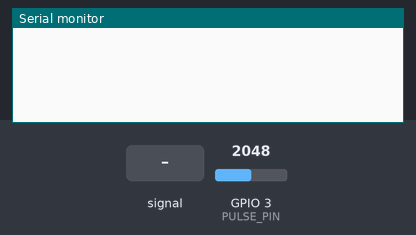
This program was run on a simulated ESP32-C3. Shown: the last lines printed to the serial monitor. The test bench sets the inputs (shaded band); at power-on: GPIO 3 (PULSE_PIN) = 2048.

Above: at 1.2 s.
1.3 s: GPIO 3 (PULSE_PIN) fed a 200 Hz sine of ±1023 counts around its level
At 2.5 s:
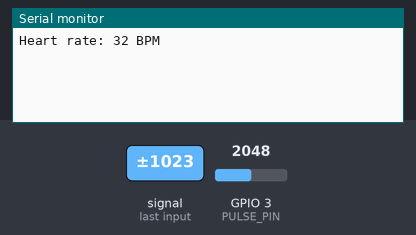
4.1 s: GPIO 3 (PULSE_PIN) set to 2540
At 4.6 s:
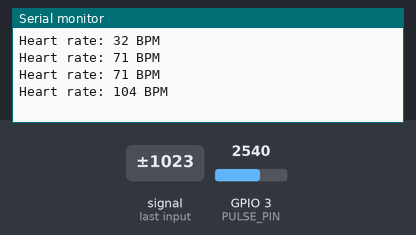
5.6 s: GPIO 3 (PULSE_PIN) fed a 200 Hz sine of ±327 counts around its level
At 6.7 s:
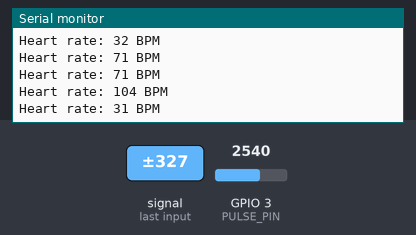
Timing chart, 0 to 8.6 s (numbered marks = the images above; inputs shaded):
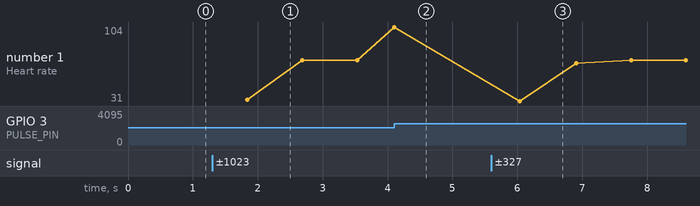

Measured:
- after the input at 1.3 s, the serial monitor: prints a new line after 0.54 s (image 1)
- after the input at 4.1 s, the serial monitor: prints a new line at once (image 2)
- after the input at 5.6 s, the serial monitor: prints a new line after 0.43 s (image 3)
- plotted number 1: 71 → 104 after the input at 4.1 s, 104 → 68 after the input at 5.6 s

The program:

main.cpp
```cpp
#include <Arduino.h>

#define PULSE_PIN 3            // ADC pin connected to Pulse Sensor (GPIO 4)
#define SAMPLING_RATE_MS 10    // Sampling interval in milliseconds
#define THRESHOLD 2500          // Threshold value to detect a peak (adjust as needed)

unsigned long lastBeatTime = 0; // Time of the last beat detected
int bpm = 0;                    // Beats per minute
bool isPeakDetected = false;

void setup() {
    Serial.begin(115200);  // Start serial communication at 115200 baud rate
    pinMode(PULSE_PIN, INPUT);  // Set the pulse pin as input
}

void loop() {
    static int signal;
    static unsigned long currentTime;
    static unsigned long lastSampleTime = 0;

    // Sampling at defined intervals
    currentTime = millis();
    if (currentTime - lastSampleTime >= SAMPLING_RATE_MS) {
        lastSampleTime = currentTime;

        // Read the analog value from the pulse sensor
        signal = analogRead(PULSE_PIN);


        // Print the current sensor value
        //Serial.print("Sensor Value: ");
        //Serial.println(signal);

        // Detect a beat
        if (signal > THRESHOLD && !isPeakDetected) {
            isPeakDetected = true;  // Mark that a peak has been detected

            // Calculate the time between beats (in ms)
            unsigned long timeBetweenBeats = currentTime - lastBeatTime;
            lastBeatTime = currentTime;

            // Calculate BPM: 60000 ms in a minute
            bpm = 60000 / timeBetweenBeats;

            Serial.print("Heart rate: ");
            Serial.print(bpm);
            Serial.println(" BPM");
        }

        // If signal drops below the threshold, reset peak detection
        if (signal < THRESHOLD) {
            isPeakDetected = false;
        }
    }

    delay(30); // Short delay to prevent overwhelming the CPU
}
```
